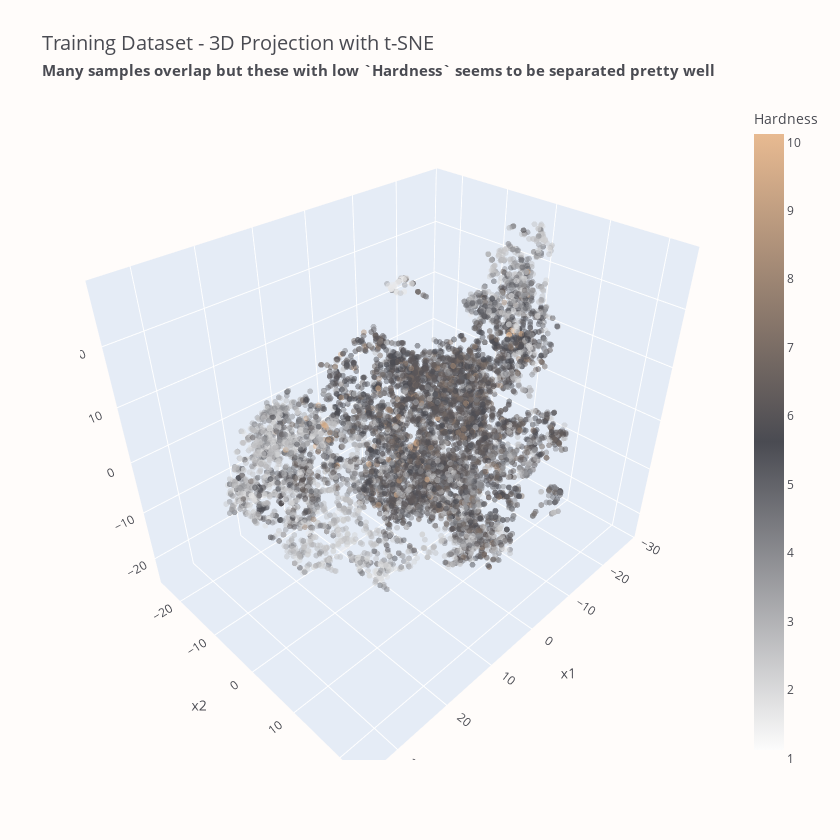

Notebook code cell kept with this figure:
### Markdown cell above
<p style="
    font-size: 20px;
    font-family: 'JetBrains Mono';
    color: #4A4B52;
    border-bottom: 2px solid #E8BA91;
">
    <b>Dimensionality Reduction Results</b> 📜
</p>

<p style="
    font-size: 16px;
    font-family: 'JetBrains Mono';
    text-align: justify;
    text-justify: inter-word;
">
    As we can see, PCA and Isomap produce kind similar outcomes, whereas LLE seems not to handle the dataset very well. On the other hand, t-SNE creates a pretty cool low-dimensional visual. Let's get one step further and use t-SNE to create a 3D projection.
</p>

### Code cell
tsne_3d = TSNE(n_components=3, random_state=42, n_jobs=-1)
tsne_3d_results = pd.DataFrame(tsne_3d.fit_transform(X_rescaled), columns=("x1", "x2", "x3")).join(y)

fig = px.scatter_3d(
    tsne_3d_results,
    x="x1",
    y="x2",
    z="x3",
    color="Hardness",
    color_continuous_scale=colormap,
    opacity=0.5,
    height=840,
    width=840,
    title="Training Dataset - 3D Projection with t-SNE<br>"
    "<span style='font-size: 75%; font-weight: bold;'>"
    "Many samples overlap but these with low `Hardness` seems to "
    "be separated pretty well</span>",
)
fig.update_traces(marker_size=2)
fig.update_coloraxes(colorbar=dict(ticklabelposition="outside bottom"))
fig.show()

### Figure 1 — Plotly figure (JSON) as saved in the notebook; plotly's stock layout.template omitted (floating-point values rounded to 4 significant figures; data arrays with more than 128 entries replaced by an {"elided": "..."} marker saying what was removed)
{"data": [{"hovertemplate": "x1=%{x}<br>x2=%{y}<br>x3=%{z}<br>Hardness=%{marker.color}<extra></extra>", "legendgroup": "", "marker": {"color": {"elided": "10407 float values"}, "coloraxis": "coloraxis", "opacity": 0.5, "size": 2, "symbol": "circle"}, "mode": "markers", "name": "", "scene": "scene", "showlegend": false, "type": "scatter3d", "x": {"elided": "10407 float values"}, "y": {"elided": "10407 float values"}, "z": {"elided": "10407 float values"}}], "layout": {"coloraxis": {"colorbar": {"ticklabelposition": "outside bottom", "title": {"text": "Hardness"}}, "colorscale": [[0, "#FCFCFC"], [0.5, "#4A4B52"], [1, "#E8BA91"]]}, "height": 840, "legend": {"tracegroupgap": 0}, "scene": {"domain": {"x": [0, 1], "y": [0, 1]}, "xaxis": {"title": {"text": "x1"}}, "yaxis": {"title": {"text": "x2"}}, "zaxis": {"title": {"text": "x3"}}}, "title": {"text": "Training Dataset - 3D Projection with t-SNE<br><span style='font-size: 75%; font-weight: bold;'>Many samples overlap but these with low `Hardness` seems to be separated pretty well</span>"}, "width": 840}}
